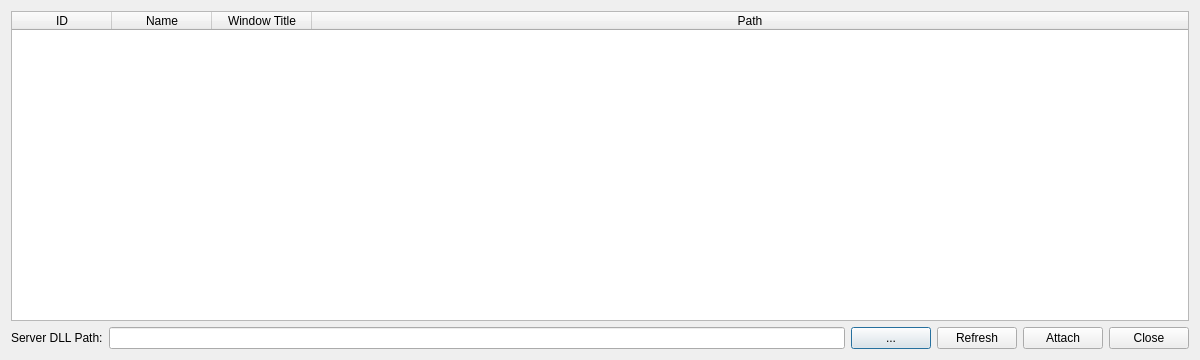
<?xml version="1.0" encoding="UTF-8"?>
<ui version="4.0">
 <class>ProcessSelectWindow</class>
 <widget class="QDialog" name="ProcessSelectWindow">
  <property name="geometry">
   <rect>
    <x>0</x>
    <y>0</y>
    <width>1200</width>
    <height>360</height>
   </rect>
  </property>
  <property name="windowTitle">
   <string>Select target process</string>
  </property>
  <property name="windowIcon">
   <iconset>
    <normaloff>icon/icon.ico</normaloff>icon/icon.ico</iconset>
  </property>
  <layout class="QVBoxLayout" name="verticalLayout">
   <item>
    <widget class="QTableWidget" name="tableWidget_Processes">
     <property name="sizeAdjustPolicy">
      <enum>QAbstractScrollArea::AdjustToContents</enum>
     </property>
     <property name="editTriggers">
      <set>QAbstractItemView::NoEditTriggers</set>
     </property>
     <property name="alternatingRowColors">
      <bool>true</bool>
     </property>
     <property name="selectionMode">
      <enum>QAbstractItemView::SingleSelection</enum>
     </property>
     <property name="selectionBehavior">
      <enum>QAbstractItemView::SelectRows</enum>
     </property>
     <property name="sortingEnabled">
      <bool>true</bool>
     </property>
     <attribute name="horizontalHeaderDefaultSectionSize">
      <number>100</number>
     </attribute>
     <attribute name="horizontalHeaderStretchLastSection">
      <bool>true</bool>
     </attribute>
     <attribute name="verticalHeaderVisible">
      <bool>false</bool>
     </attribute>
     <column>
      <property name="text">
       <string>ID</string>
      </property>
     </column>
     <column>
      <property name="text">
       <string>Name</string>
      </property>
     </column>
     <column>
      <property name="text">
       <string>Window Title</string>
      </property>
     </column>
     <column>
      <property name="text">
       <string>Path</string>
      </property>
     </column>
    </widget>
   </item>
   <item>
    <layout class="QHBoxLayout" name="horizontalLayout">
     <item>
      <widget class="QLabel" name="label">
       <property name="text">
        <string>Server DLL Path:</string>
       </property>
      </widget>
     </item>
     <item>
      <widget class="QLineEdit" name="lineEdit_Server_dll_path">
       <property name="readOnly">
        <bool>true</bool>
       </property>
      </widget>
     </item>
     <item>
      <widget class="QPushButton" name="pushButton_Find_server_dll">
       <property name="text">
        <string>...</string>
       </property>
      </widget>
     </item>
     <item>
      <widget class="QPushButton" name="pushButton_Refresh">
       <property name="text">
        <string>Refresh</string>
       </property>
      </widget>
     </item>
     <item>
      <widget class="QPushButton" name="pushButton_Attach">
       <property name="text">
        <string>Attach</string>
       </property>
      </widget>
     </item>
     <item>
      <widget class="QPushButton" name="pushButton_Close">
       <property name="text">
        <string>Close</string>
       </property>
      </widget>
     </item>
    </layout>
   </item>
  </layout>
 </widget>
 <resources/>
 <connections/>
</ui>
